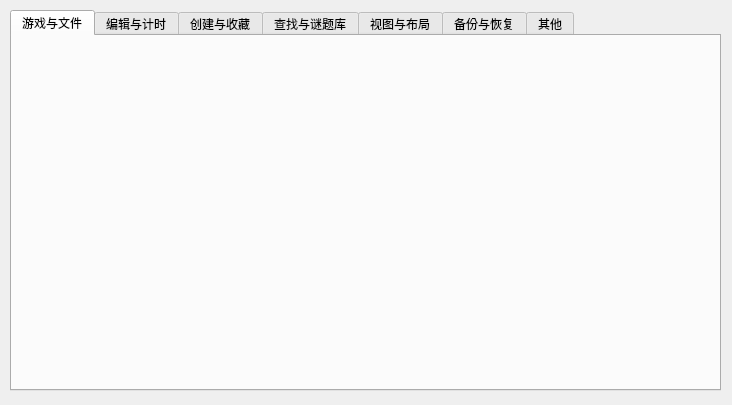
<?xml version="1.0" encoding="UTF-8"?>
<ui version="4.0">
 <class>HelpDialog</class>
 <widget class="QDialog" name="HelpDialog">
  <property name="geometry">
   <rect>
    <x>0</x>
    <y>0</y>
    <width>732</width>
    <height>405</height>
   </rect>
  </property>
  <property name="windowTitle">
   <string>使用帮助</string>
  </property>
  <property name="windowIcon">
   <iconset>
    <normaloff>:/images/images/help.png</normaloff>:/images/images/help.png</iconset>
  </property>
  <widget class="QTabWidget" name="tabWidget">
   <property name="geometry">
    <rect>
     <x>10</x>
     <y>10</y>
     <width>711</width>
     <height>381</height>
    </rect>
   </property>
   <property name="layoutDirection">
    <enum>Qt::LeftToRight</enum>
   </property>
   <property name="tabShape">
    <enum>QTabWidget::Rounded</enum>
   </property>
   <property name="currentIndex">
    <number>0</number>
   </property>
   <property name="usesScrollButtons">
    <bool>true</bool>
   </property>
   <property name="documentMode">
    <bool>false</bool>
   </property>
   <property name="tabsClosable">
    <bool>false</bool>
   </property>
   <property name="movable">
    <bool>true</bool>
   </property>
   <property name="tabBarAutoHide">
    <bool>false</bool>
   </property>
   <widget class="QWidget" name="tab">
    <attribute name="title">
     <string>游戏与文件</string>
    </attribute>
   </widget>
   <widget class="QWidget" name="tab_7">
    <attribute name="title">
     <string>编辑与计时</string>
    </attribute>
   </widget>
   <widget class="QWidget" name="tab_2">
    <attribute name="title">
     <string>创建与收藏</string>
    </attribute>
   </widget>
   <widget class="QWidget" name="tab_3">
    <attribute name="title">
     <string>查找与谜题库</string>
    </attribute>
   </widget>
   <widget class="QWidget" name="tab_5">
    <attribute name="title">
     <string>视图与布局</string>
    </attribute>
   </widget>
   <widget class="QWidget" name="tab_6">
    <attribute name="title">
     <string>备份与恢复</string>
    </attribute>
   </widget>
   <widget class="QWidget" name="tab_4">
    <attribute name="title">
     <string>其他</string>
    </attribute>
   </widget>
  </widget>
 </widget>
 <resources/>
 <connections/>
</ui>
